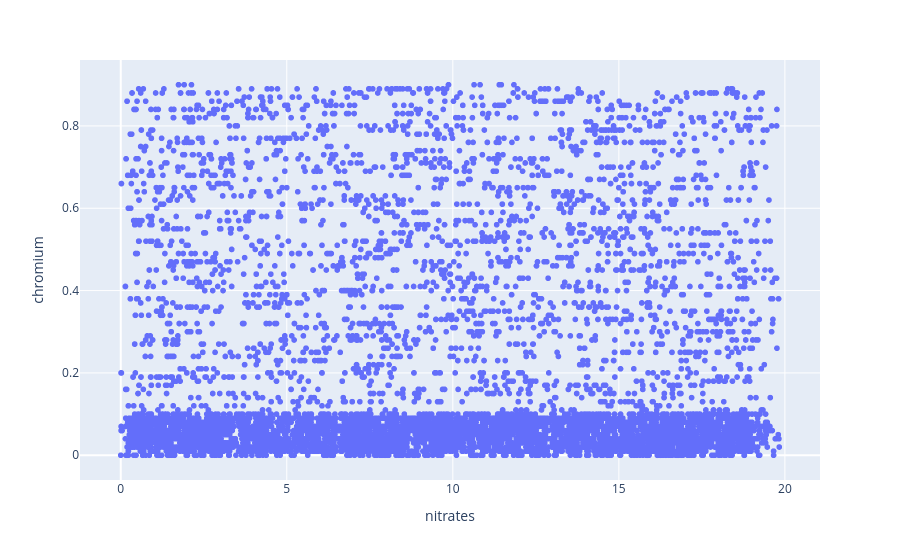

Notebook cell for this chart:
### Code cell
fig = px.scatter(df,x = "nitrates",y="chromium")
fig.show()

### Figure 1 — Plotly figure (JSON) as saved in the notebook; plotly's stock layout.template omitted (floating-point values rounded to 4 significant figures; data arrays with more than 128 entries replaced by an {"elided": "..."} marker saying what was removed)
{"data": [{"hovertemplate": "nitrates=%{x}<br>chromium=%{y}<extra></extra>", "legendgroup": "", "marker": {"color": "#636efa", "symbol": "circle"}, "mode": "markers", "name": "", "showlegend": false, "type": "scattergl", "x": {"elided": "7996 float values"}, "xaxis": "x", "y": {"elided": "7996 float values"}, "yaxis": "y"}], "layout": {"legend": {"tracegroupgap": 0}, "margin": {"t": 60}, "xaxis": {"anchor": "y", "domain": [0, 1], "title": {"text": "nitrates"}}, "yaxis": {"anchor": "x", "domain": [0, 1], "title": {"text": "chromium"}}}}
